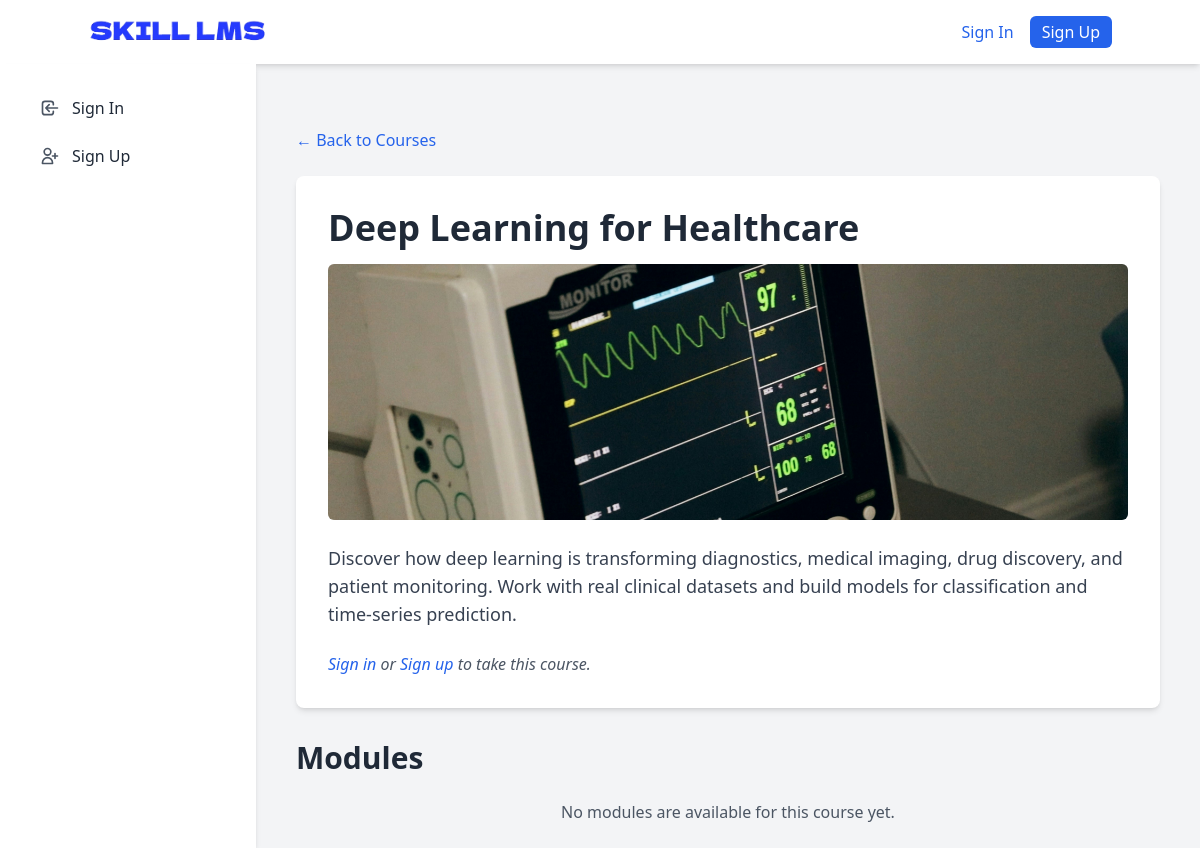
/courses/deep-learning-healthcare/, run on the app's committed database.
### courses/models.py (models this page shows, shortened)
class Course(models.Model):
    title = models.CharField(max_length=200, help_text="Title of the course.")
    slug = models.SlugField(unique=True, max_length=200, help_text="URL-friendly identifier for the course.")
    description = models.TextField(blank=True, help_text="Brief overview of the course.")
    image = models.ImageField(
        upload_to='course_images/',
        blank=True,
        null=True,
        help_text="Thumbnail or banner image for the course."
    )
    created_at = models.DateTimeField(auto_now_add=True)
    updated_at = models.DateTimeField(auto_now=True)
    class Meta:
        verbose_name_plural = "Courses"
        ordering = ['title']

### courses/views.py (the view)
# urls.py: path('<slug:course_slug>/', views.course_detail, name='course_detail'),
def course_detail(request, course_slug):
    course = get_object_or_404(Course, slug=course_slug)
    modules = course.modules.all().order_by('order')
    return render(request, 'courses/course_detail.html', {
        'course': course,
        'modules': modules,
    })

### templates/courses/course_detail.html (shortened to what this page needs)
{% extends 'base.html' %}
{% block content %}
    <div class="container mx-auto mt-10 px-4">
        <div class="mb-6">
            <a href="{% url 'courses:course_list' %}" class="text-blue-600 hover:underline">← Back to Courses</a>
        </div>
        <div class="bg-white rounded-lg shadow-md p-8 mb-8">
            <h1 class="text-4xl font-bold text-gray-800 mb-4">{{ course.title }}</h1>
            {% if course.image %}
                <img src="{{ course.image.url }}" alt="{{ course.title }} banner" class="w-full h-64 object-cover rounded-md mb-6">
            {% endif %}
            <p class="text-gray-700 text-lg mb-6">{{ course.description }}</p>
            {% if user.is_authenticated %}
                <form method="post" action="{% url 'users:take_course' course.slug %}">
                    {% csrf_token %}
                    <button type="submit"
                            class="bg-green-500 hover:bg-green-700 text-white font-bold py-2 px-4 rounded focus:outline-none focus:shadow-outline">
                        Take This Course
                    </button>
                </form>
            {% else %}
                 <p class="text-gray-600 italic">
                     <a href="{% url 'users:signin' %}" class="text-blue-600 hover:underline">Sign in</a> or
                     <a href="{% url 'users:signup' %}" class="text-blue-600 hover:underline">Sign up</a> to take this course.
                 </p>
            {% endif %}
        </div>
        <h2 class="text-3xl font-semibold text-gray-800 mb-6">Modules</h2>
        <div class="space-y-6">
            {% for module in modules %}
                <div class="bg-white rounded-lg shadow-md p-6">
                    <h3 class="text-2xl font-semibold text-gray-800 mb-4">{{ module.order }}. {{ module.title }}</h3>
                    {% if module.description %}
                         <p class="text-gray-600 mb-4">{{ module.description }}</p>
                    {% endif %}
                    {% if module.lessons.all %}
                        <ul class="list-disc list-inside space-y-2">
                            {% for lesson in module.lessons.all %}
                                <li class="text-gray-700">
                                    <a href="{% url 'courses:lesson_detail' course.slug lesson.slug %}" class="text-blue-600 hover:underline">
                                        {{ lesson.order }}. {{ lesson.title }}
                                    </a>
                                </li>
                            {% endfor %}
                        </ul>
                    {% else %}
                        <p class="text-gray-600 italic">No lessons in this module yet.</p>
                    {% endif %}
                </div>
            {% empty %}
                <div class="text-center text-gray-600">
                    No modules are available for this course yet.
                </div>
            {% endfor %}
        </div>
    </div>
{% endblock %}

### templates/base.html (style rules this page uses)
body { display: flex; min-height: 100vh; flex-direction: column; }

### data on the page
Course: title "Deep Learning for Healthcare", image (picture), description "Discover how deep learning is transforming diagnostics, medical imaging, drug discovery, and patient monitoring. Work with real clinical datasets and build models for classification and time-series prediction."
